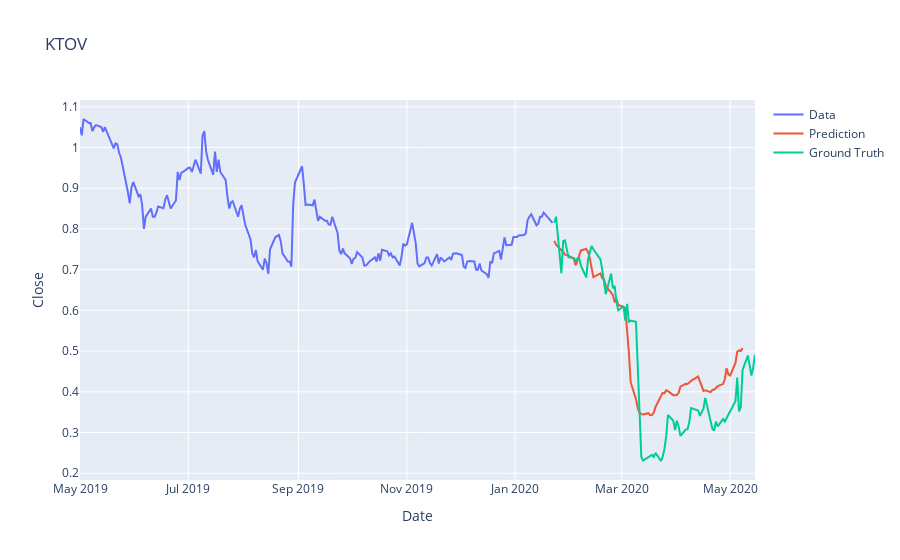

The code cell stored with this chart in its notebook:
### Code cell
make_estimates(ticker_symbol = 'KTOV', epos = 1000, start_date = '2019-5-1', end_date = '2020-5-17')
